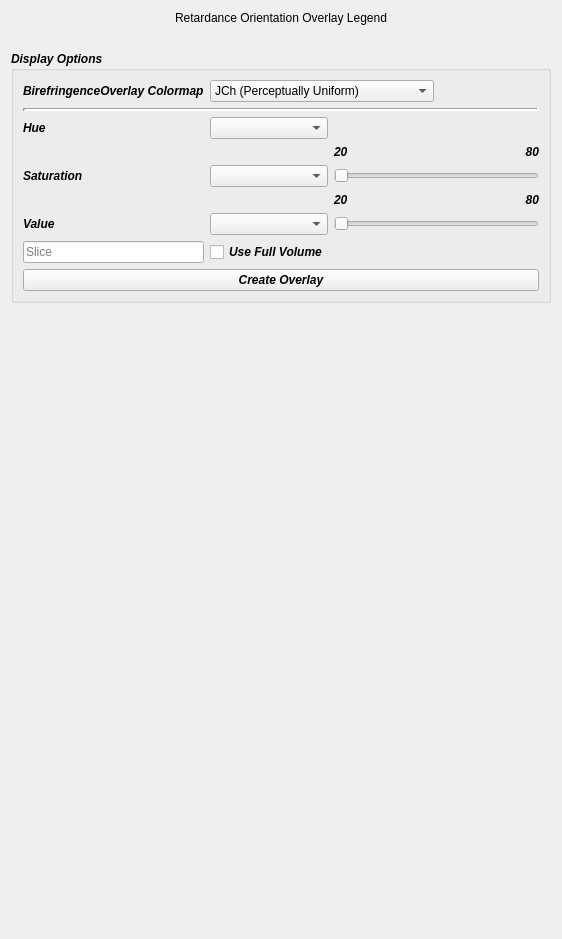
         <widget class="QWidget" name="scrollAreaWidgetContents_5">
          <property name="geometry">
           <rect>
            <x>0</x>
            <y>0</y>
            <width>562</width>
            <height>939</height>
           </rect>
          </property>
          <layout class="QGridLayout" name="gridLayout_4">
           <item row="2" column="0" alignment="Qt::AlignTop">
            <widget class="QGroupBox" name="DisplayOptions">
             <property name="sizePolicy">
              <sizepolicy hsizetype="Preferred" vsizetype="Expanding">
               <horstretch>0</horstretch>
               <verstretch>0</verstretch>
              </sizepolicy>
             </property>
             <property name="font">
              <font>
               <weight>75</weight>
               <italic>true</italic>
               <bold>true</bold>
              </font>
             </property>
             <property name="title">
              <string>Display Options</string>
             </property>
             <layout class="QGridLayout" name="gridLayout_17">
              <item row="8" column="2">
               <widget class="QLabel" name="label_sat_min">
                <property name="text">
                 <string>20</string>
                </property>
               </widget>
              </item>
              <item row="7" column="0">
               <widget class="QLabel" name="label_hue">
                <property name="text">
                 <string>Hue</string>
                </property>
               </widget>
              </item>
              <item row="9" column="0">
               <widget class="QLabel" name="label_saturation">
                <property name="text">
                 <string>Saturation</string>
                </property>
               </widget>
              </item>
              <item row="3" column="0">
               <widget class="QLabel" name="label_colormap">
                <property name="text">
                 <string>BirefringenceOverlay Colormap</string>
                </property>
               </widget>
              </item>
              <item row="6" column="0" colspan="4">
               <widget class="Line" name="line">
                <property name="lineWidth">
                 <number>3</number>
                </property>
                <property name="orientation">
                 <enum>Qt::Horizontal</enum>
                </property>
               </widget>
              </item>
              <item row="3" column="1" colspan="2">
               <widget class="QComboBox" name="cb_colormap">
                <property name="font">
                 <font>
                  <weight>50</weight>
                  <italic>false</italic>
                  <bold>false</bold>
                 </font>
                </property>
                <property name="focusPolicy">
                 <enum>Qt::StrongFocus</enum>
                </property>
                <item>
                 <property name="text">
                  <string>JCh (Perceptually Uniform)</string>
                 </property>
                </item>
                <item>
                 <property name="text">
                  <string>HSV</string>
                 </property>
                </item>
               </widget>
              </item>
              <item row="9" column="1">
               <widget class="QComboBox" name="cb_saturation">
                <property name="focusPolicy">
                 <enum>Qt::StrongFocus</enum>
                </property>
               </widget>
              </item>
              <item row="14" column="0">
               <widget class="QLineEdit" name="le_overlay_slice">
                <property name="sizePolicy">
                 <sizepolicy hsizetype="Preferred" vsizetype="Fixed">
                  <horstretch>0</horstretch>
                  <verstretch>0</verstretch>
                 </sizepolicy>
                </property>
                <property name="font">
                 <font>
                  <weight>50</weight>
                  <italic>false</italic>
                  <bold>false</bold>
                 </font>
                </property>
                <property name="placeholderText">
                 <string>Slice</string>
                </property>
               </widget>
              </item>
              <item row="8" column="3">
               <widget class="QLabel" name="label_sat_max">
                <property name="text">
                 <string>80</string>
                </property>
                <property name="alignment">
                 <set>Qt::AlignRight|Qt::AlignTrailing|Qt::AlignVCenter</set>
                </property>
               </widget>
              </item>
              <item row="14" column="1">
               <widget class="QCheckBox" name="chb_display_volume">
                <property name="text">
                 <string>Use Full Volume</string>
                </property>
               </widget>
              </item>
              <item row="11" column="2" colspan="2">
               <widget class="QSlider" name="slider_value">
                <property name="sizePolicy">
                 <sizepolicy hsizetype="Preferred" vsizetype="Fixed">
                  <horstretch>0</horstretch>
                  <verstretch>0</verstretch>
                 </sizepolicy>
                </property>
                <property name="orientation">
                 <enum>Qt::Horizontal</enum>
                </property>
               </widget>
              </item>
              <item row="11" column="1">
               <widget class="QComboBox" name="cb_value">
                <property name="focusPolicy">
                 <enum>Qt::StrongFocus</enum>
                </property>
               </widget>
              </item>
              <item row="9" column="2" colspan="2">
               <widget class="QSlider" name="slider_saturation">
                <property name="orientation">
                 <enum>Qt::Horizontal</enum>
                </property>
               </widget>
              </item>
              <item row="11" column="0">
               <widget class="QLabel" name="label_value">
                <property name="text">
                 <string>Value</string>
                </property>
               </widget>
              </item>
              <item row="7" column="1">
               <widget class="QComboBox" name="cb_hue">
                <property name="focusPolicy">
                 <enum>Qt::StrongFocus</enum>
                </property>
               </widget>
              </item>
              <item row="10" column="2">
               <widget class="QLabel" name="label_val_min">
                <property name="text">
                 <string>20</string>
                </property>
               </widget>
              </item>
              <item row="10" column="3">
               <widget class="QLabel" name="label_val_max">
                <property name="text">
                 <string>80</string>
                </property>
                <property name="alignment">
                 <set>Qt::AlignRight|Qt::AlignTrailing|Qt::AlignVCenter</set>
                </property>
               </widget>
              </item>
              <item row="15" column="0" colspan="4">
               <widget class="QPushButton" name="qbutton_create_overlay">
                <property name="text">
                 <string>Create Overlay</string>
                </property>
               </widget>
              </item>
             </layout>
            </widget>
           </item>
           <item row="0" column="0">
            <widget class="QLabel" name="label_orientation_legend">
             <property name="sizePolicy">
              <sizepolicy hsizetype="Preferred" vsizetype="Fixed">
               <horstretch>0</horstretch>
               <verstretch>0</verstretch>
              </sizepolicy>
             </property>
             <property name="text">
              <string>Retardance Orientation Overlay Legend</string>
             </property>
             <property name="alignment">
              <set>Qt::AlignCenter</set>
             </property>
            </widget>
           </item>
           <item row="1" column="0">
            <widget class="QLabel" name="label_orientation_image">
             <property name="sizePolicy">
              <sizepolicy hsizetype="Preferred" vsizetype="Fixed">
               <horstretch>0</horstretch>
               <verstretch>0</verstretch>
              </sizepolicy>
             </property>
             <property name="text">
              <string/>
             </property>
             <property name="alignment">
              <set>Qt::AlignCenter</set>
             </property>
            </widget>
           </item>
          </layout>
         </widget>
